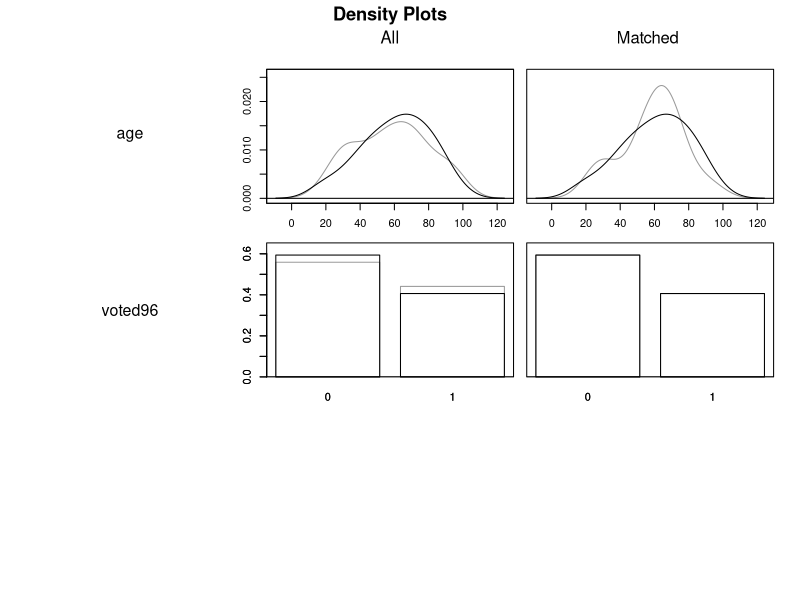
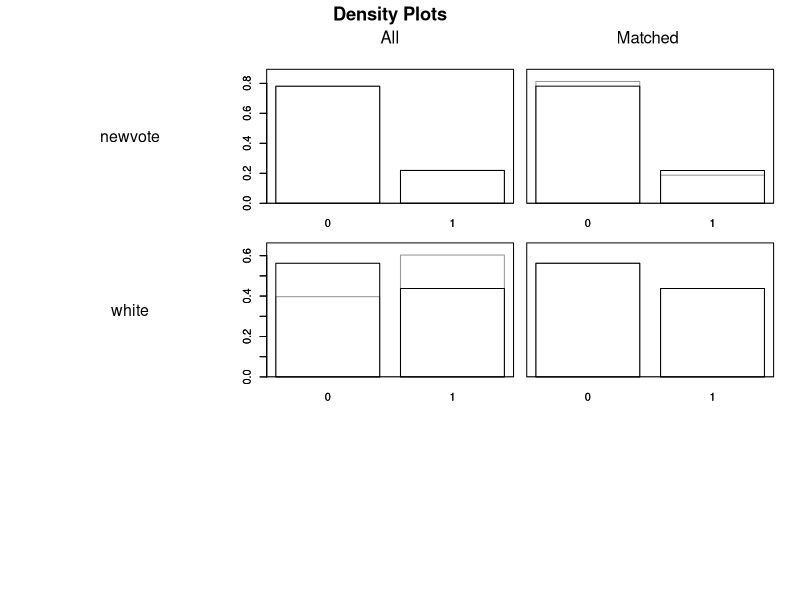

These figures' R source, in order:
## ---- chunk 1
knitr::opts_chunk$set(echo = TRUE)
## ---- chunk 2
set.seed(02138)
mydf <- data.frame(draft = rbinom(20, 1, 0.5),
                   military = rbinom(20, 1, 0.3),
                   earning = rnorm(20, 10000, sd = 5000))

## ---- chunk 3
summary(mydf)
dim(mydf)
## ---- chunk 4
ITT <- mean(mydf$earning[mydf$draft == 1]) - 
  mean(mydf$earning[mydf$draft == 0])
Encouragement <- mean(mydf$military[mydf$draft == 1]) - 
  mean(mydf$military[mydf$draft == 0])
tauhat <- ITT/Encouragement
## ---- chunk 5
milearn <- mean(mydf$earning[mydf$military == 1])
nonmilearn <- mean(mydf$earning[mydf$military == 0])

didtau <- milearn - nonmilearn 
## ---- chunk 6
set.seed(02138)
gotv <- data.frame(turnout = rbinom(100, 1, 0.4),
                   mailer = rbinom(50, 1, 0.4),
                   age = sample(18:99, 100, replace = TRUE),
                   voted96 = rbinom(100, 1, 0.4),
                   newvote = rbinom(100, 1, 0.2),
                   dem = rbinom(100, 1, 0.5),
                   white = rbinom(100, 1, 0.5))
## ---- chunk 7
names(gotv)[1:4]
names(gotv)[5:7]
dim(gotv)
## ---- chunk 8
diff <- data.frame(control = apply(gotv[gotv$mailer == 0,], 2, mean, na.rm = TRUE),
           treatment = apply(gotv[gotv$mailer == 1,], 2, mean, na.rm = TRUE))

diff$difference <- diff$treatment - diff$control
## ---- chunk 9
diff
## ---- chunk 10
library(MatchIt) 

m.out <- matchit(mailer ~ age + voted96 + newvote + 
                   dem, 
                 data = gotv,
                 distance = "mahalanobis", 
                 replace = TRUE,
                 exact = ~white)

matchsum <- summary(m.out)
## ---- chunk 11
matchsum$nn
## ---- chunk 12
matchsum$sum.matched[,1:3]
## ---- chunk 13
m.data <- match.data(m.out)

att <- sum(m.data$turnout[m.data$mailer == 1])/
  sum(m.data$mailer == 1) - 
  sum(m.data$turnout[m.data$mailer==0])/
  sum(m.data$mailer == 0)

dim_df <- mean(gotv$turnout[gotv$mailer == 1]) - 
  mean(gotv$turnout[gotv$mailer == 0])
## ---- chunk 14
plot(m.out, type = "density", interactive = FALSE,
     which.xs = ~age + voted96)
## ---- chunk 15
plot(m.out, type = "density", interactive = FALSE,
     which.xs = ~newvote + white)
